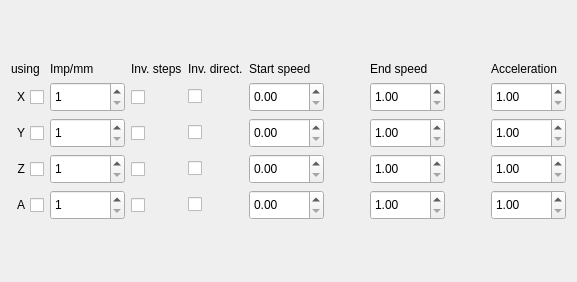
     <widget class="QWidget" name="tab2">
      <attribute name="title">
       <string>Speed</string>
      </attribute>
      <layout class="QGridLayout" name="gridLayout_6">
       <item row="0" column="0">
        <spacer name="verticalSpacer_2">
         <property name="orientation">
          <enum>Qt::Vertical</enum>
         </property>
         <property name="sizeHint" stdset="0">
          <size>
           <width>20</width>
           <height>51</height>
          </size>
         </property>
        </spacer>
       </item>
       <item row="3" column="0">
        <spacer name="verticalSpacer">
         <property name="orientation">
          <enum>Qt::Vertical</enum>
         </property>
         <property name="sizeHint" stdset="0">
          <size>
           <width>20</width>
           <height>51</height>
          </size>
         </property>
        </spacer>
       </item>
       <item row="1" column="0">
        <layout class="QGridLayout" name="gridLayout_5" columnstretch="0,0,0,0,0,0,0,0,0,0,0">
         <item row="1" column="0">
          <widget class="QCheckBox" name="checkUseX">
           <property name="layoutDirection">
            <enum>Qt::RightToLeft</enum>
           </property>
           <property name="text">
            <string>X</string>
           </property>
          </widget>
         </item>
         <item row="0" column="10">
          <widget class="QLabel" name="labelAcceleration">
           <property name="text">
            <string>Acceleration</string>
           </property>
           <property name="wordWrap">
            <bool>true</bool>
           </property>
          </widget>
         </item>
         <item row="2" column="6">
          <widget class="QDoubleSpinBox" name="doubleSpinStartY">
           <property name="minimumSize">
            <size>
             <width>75</width>
             <height>30</height>
            </size>
           </property>
           <property name="maximumSize">
            <size>
             <width>100</width>
             <height>35</height>
            </size>
           </property>
           <property name="alignment">
            <set>Qt::AlignLeading|Qt::AlignLeft|Qt::AlignVCenter</set>
           </property>
           <property name="maximum">
            <double>999.990000000000009</double>
           </property>
          </widget>
         </item>
         <item row="2" column="8">
          <widget class="QDoubleSpinBox" name="doubleSpinEndY">
           <property name="minimumSize">
            <size>
             <width>75</width>
             <height>30</height>
            </size>
           </property>
           <property name="maximumSize">
            <size>
             <width>100</width>
             <height>35</height>
            </size>
           </property>
           <property name="alignment">
            <set>Qt::AlignLeading|Qt::AlignLeft|Qt::AlignVCenter</set>
           </property>
           <property name="minimum">
            <double>1.000000000000000</double>
           </property>
           <property name="maximum">
            <double>999.990000000000009</double>
           </property>
          </widget>
         </item>
         <item row="1" column="10">
          <widget class="QDoubleSpinBox" name="doubleSpinAccelX">
           <property name="minimumSize">
            <size>
             <width>75</width>
             <height>30</height>
            </size>
           </property>
           <property name="maximumSize">
            <size>
             <width>100</width>
             <height>35</height>
            </size>
           </property>
           <property name="alignment">
            <set>Qt::AlignLeading|Qt::AlignLeft|Qt::AlignVCenter</set>
           </property>
           <property name="minimum">
            <double>1.000000000000000</double>
           </property>
           <property name="maximum">
            <double>599.990000000000009</double>
           </property>
          </widget>
         </item>
         <item row="1" column="7" rowspan="4">
          <spacer name="horizontalSpacer">
           <property name="orientation">
            <enum>Qt::Horizontal</enum>
           </property>
           <property name="sizeHint" stdset="0">
            <size>
             <width>40</width>
             <height>20</height>
            </size>
           </property>
          </spacer>
         </item>
         <item row="1" column="2">
          <widget class="QSpinBox" name="numPulseX">
           <property name="minimumSize">
            <size>
             <width>75</width>
             <height>30</height>
            </size>
           </property>
           <property name="minimum">
            <number>1</number>
           </property>
           <property name="maximum">
            <number>2000</number>
           </property>
          </widget>
         </item>
         <item row="1" column="6">
          <widget class="QDoubleSpinBox" name="doubleSpinStartX">
           <property name="minimumSize">
            <size>
             <width>75</width>
             <height>30</height>
            </size>
           </property>
           <property name="maximumSize">
            <size>
             <width>100</width>
             <height>35</height>
            </size>
           </property>
           <property name="alignment">
            <set>Qt::AlignLeading|Qt::AlignLeft|Qt::AlignVCenter</set>
           </property>
           <property name="maximum">
            <double>999.990000000000009</double>
           </property>
          </widget>
         </item>
         <item row="0" column="6">
          <widget class="QLabel" name="labelStart">
           <property name="text">
            <string>Start speed</string>
           </property>
           <property name="wordWrap">
            <bool>true</bool>
           </property>
          </widget>
         </item>
         <item row="0" column="8">
          <widget class="QLabel" name="labelEnd">
           <property name="text">
            <string>End speed</string>
           </property>
           <property name="wordWrap">
            <bool>true</bool>
           </property>
          </widget>
         </item>
         <item row="1" column="8">
          <widget class="QDoubleSpinBox" name="doubleSpinEndX">
           <property name="minimumSize">
            <size>
             <width>75</width>
             <height>30</height>
            </size>
           </property>
           <property name="maximumSize">
            <size>
             <width>100</width>
             <height>35</height>
            </size>
           </property>
           <property name="alignment">
            <set>Qt::AlignLeading|Qt::AlignLeft|Qt::AlignVCenter</set>
           </property>
           <property name="minimum">
            <double>1.000000000000000</double>
           </property>
           <property name="maximum">
            <double>999.990000000000009</double>
           </property>
          </widget>
         </item>
         <item row="2" column="10">
          <widget class="QDoubleSpinBox" name="doubleSpinAccelY">
           <property name="minimumSize">
            <size>
             <width>75</width>
             <height>30</height>
            </size>
           </property>
           <property name="maximumSize">
            <size>
             <width>100</width>
             <height>35</height>
            </size>
           </property>
           <property name="alignment">
            <set>Qt::AlignLeading|Qt::AlignLeft|Qt::AlignVCenter</set>
           </property>
           <property name="minimum">
            <double>1.000000000000000</double>
           </property>
           <property name="maximum">
            <double>599.990000000000009</double>
           </property>
          </widget>
         </item>
         <item row="3" column="6">
          <widget class="QDoubleSpinBox" name="doubleSpinStartZ">
           <property name="minimumSize">
            <size>
             <width>75</width>
             <height>30</height>
            </size>
           </property>
           <property name="maximumSize">
            <size>
             <width>100</width>
             <height>35</height>
            </size>
           </property>
           <property name="alignment">
            <set>Qt::AlignLeading|Qt::AlignLeft|Qt::AlignVCenter</set>
           </property>
           <property name="maximum">
            <double>999.990000000000009</double>
           </property>
          </widget>
         </item>
         <item row="3" column="8">
          <widget class="QDoubleSpinBox" name="doubleSpinEndZ">
           <property name="minimumSize">
            <size>
             <width>75</width>
             <height>30</height>
            </size>
           </property>
           <property name="maximumSize">
            <size>
             <width>100</width>
             <height>35</height>
            </size>
           </property>
           <property name="alignment">
            <set>Qt::AlignLeading|Qt::AlignLeft|Qt::AlignVCenter</set>
           </property>
           <property name="minimum">
            <double>1.000000000000000</double>
           </property>
           <property name="maximum">
            <double>999.990000000000009</double>
           </property>
          </widget>
         </item>
         <item row="3" column="10">
          <widget class="QDoubleSpinBox" name="doubleSpinAccelZ">
           <property name="minimumSize">
            <size>
             <width>75</width>
             <height>30</height>
            </size>
           </property>
           <property name="maximumSize">
            <size>
             <width>100</width>
             <height>35</height>
            </size>
           </property>
           <property name="alignment">
            <set>Qt::AlignLeading|Qt::AlignLeft|Qt::AlignVCenter</set>
           </property>
           <property name="minimum">
            <double>1.000000000000000</double>
           </property>
           <property name="maximum">
            <double>599.990000000000009</double>
           </property>
          </widget>
         </item>
         <item row="4" column="6">
          <widget class="QDoubleSpinBox" name="doubleSpinStartA">
           <property name="minimumSize">
            <size>
             <width>75</width>
             <height>30</height>
            </size>
           </property>
           <property name="maximumSize">
            <size>
             <width>100</width>
             <height>35</height>
            </size>
           </property>
           <property name="alignment">
            <set>Qt::AlignLeading|Qt::AlignLeft|Qt::AlignVCenter</set>
           </property>
           <property name="maximum">
            <double>999.990000000000009</double>
           </property>
          </widget>
         </item>
         <item row="4" column="8">
          <widget class="QDoubleSpinBox" name="doubleSpinEndA">
           <property name="minimumSize">
            <size>
             <width>75</width>
             <height>30</height>
            </size>
           </property>
           <property name="maximumSize">
            <size>
             <width>100</width>
             <height>35</height>
            </size>
           </property>
           <property name="alignment">
            <set>Qt::AlignLeading|Qt::AlignLeft|Qt::AlignVCenter</set>
           </property>
           <property name="minimum">
            <double>1.000000000000000</double>
           </property>
           <property name="maximum">
            <double>999.990000000000009</double>
           </property>
          </widget>
         </item>
         <item row="4" column="10">
          <widget class="QDoubleSpinBox" name="doubleSpinAccelA">
           <property name="minimumSize">
            <size>
             <width>75</width>
             <height>30</height>
            </size>
           </property>
           <property name="maximumSize">
            <size>
             <width>100</width>
             <height>35</height>
            </size>
           </property>
           <property name="alignment">
            <set>Qt::AlignLeading|Qt::AlignLeft|Qt::AlignVCenter</set>
           </property>
           <property name="minimum">
            <double>1.000000000000000</double>
           </property>
           <property name="maximum">
            <double>599.990000000000009</double>
           </property>
          </widget>
         </item>
         <item row="1" column="9" rowspan="4">
          <spacer name="horizontalSpacer_2">
           <property name="orientation">
            <enum>Qt::Horizontal</enum>
           </property>
           <property name="sizeHint" stdset="0">
            <size>
             <width>40</width>
             <height>20</height>
            </size>
           </property>
          </spacer>
         </item>
         <item row="2" column="2">
          <widget class="QSpinBox" name="numPulseY">
           <property name="minimumSize">
            <size>
             <width>75</width>
             <height>30</height>
            </size>
           </property>
           <property name="minimum">
            <number>1</number>
           </property>
           <property name="maximum">
            <number>2000</number>
           </property>
          </widget>
         </item>
         <item row="3" column="2">
          <widget class="QSpinBox" name="numPulseZ">
           <property name="minimumSize">
            <size>
             <width>75</width>
             <height>30</height>
            </size>
           </property>
           <property name="minimum">
            <number>1</number>
           </property>
           <property name="maximum">
            <number>2000</number>
           </property>
          </widget>
         </item>
         <item row="4" column="2">
          <widget class="QSpinBox" name="numPulseA">
           <property name="minimumSize">
            <size>
             <width>75</width>
             <height>30</height>
            </size>
           </property>
           <property name="minimum">
            <number>1</number>
           </property>
           <property name="maximum">
            <number>2000</number>
           </property>
          </widget>
         </item>
         <item row="0" column="2">
          <widget class="QLabel" name="labelImpUnit">
           <property name="text">
            <string>Imp/mm</string>
           </property>
           <property name="wordWrap">
            <bool>true</bool>
           </property>
          </widget>
         </item>
         <item row="3" column="3">
          <widget class="QCheckBox" name="checkInvStepsZ">
           <property name="sizePolicy">
            <sizepolicy hsizetype="Minimum" vsizetype="Minimum">
             <horstretch>0</horstretch>
             <verstretch>0</verstretch>
            </sizepolicy>
           </property>
           <property name="layoutDirection">
            <enum>Qt::LeftToRight</enum>
           </property>
           <property name="text">
            <string/>
           </property>
          </widget>
         </item>
         <item row="2" column="3">
          <widget class="QCheckBox" name="checkInvStepsY">
           <property name="sizePolicy">
            <sizepolicy hsizetype="Minimum" vsizetype="Minimum">
             <horstretch>0</horstretch>
             <verstretch>0</verstretch>
            </sizepolicy>
           </property>
           <property name="layoutDirection">
            <enum>Qt::LeftToRight</enum>
           </property>
           <property name="text">
            <string/>
           </property>
          </widget>
         </item>
         <item row="1" column="3">
          <widget class="QCheckBox" name="checkInvStepsX">
           <property name="sizePolicy">
            <sizepolicy hsizetype="Minimum" vsizetype="Minimum">
             <horstretch>0</horstretch>
             <verstretch>0</verstretch>
            </sizepolicy>
           </property>
           <property name="layoutDirection">
            <enum>Qt::LeftToRight</enum>
           </property>
           <property name="text">
            <string/>
           </property>
          </widget>
         </item>
         <item row="0" column="3">
          <widget class="QLabel" name="labelInvSteps">
           <property name="text">
            <string>Inv. steps</string>
           </property>
           <property name="wordWrap">
            <bool>true</bool>
           </property>
          </widget>
         </item>
         <item row="4" column="3">
          <widget class="QCheckBox" name="checkInvStepsA">
           <property name="sizePolicy">
            <sizepolicy hsizetype="Minimum" vsizetype="Minimum">
             <horstretch>0</horstretch>
             <verstretch>0</verstretch>
            </sizepolicy>
           </property>
           <property name="layoutDirection">
            <enum>Qt::LeftToRight</enum>
           </property>
           <property name="text">
            <string/>
           </property>
          </widget>
         </item>
         <item row="2" column="0">
          <widget class="QCheckBox" name="checkUseY">
           <property name="layoutDirection">
            <enum>Qt::RightToLeft</enum>
           </property>
           <property name="text">
            <string>Y</string>
           </property>
          </widget>
         </item>
         <item row="3" column="0">
          <widget class="QCheckBox" name="checkUseZ">
           <property name="layoutDirection">
            <enum>Qt::RightToLeft</enum>
           </property>
           <property name="text">
            <string>Z</string>
           </property>
          </widget>
         </item>
         <item row="4" column="0">
          <widget class="QCheckBox" name="checkUseA">
           <property name="layoutDirection">
            <enum>Qt::RightToLeft</enum>
           </property>
           <property name="text">
            <string>A</string>
           </property>
          </widget>
         </item>
         <item row="0" column="0">
          <widget class="QLabel" name="labelUse">
           <property name="text">
            <string>using</string>
           </property>
          </widget>
         </item>
         <item row="0" column="4">
          <widget class="QLabel" name="labelSwap">
           <property name="text">
            <string>Inv. direct.</string>
           </property>
          </widget>
         </item>
         <item row="1" column="4">
          <widget class="QCheckBox" name="checkSwapX">
           <property name="text">
            <string/>
           </property>
          </widget>
         </item>
         <item row="2" column="4">
          <widget class="QCheckBox" name="checkSwapY">
           <property name="text">
            <string/>
           </property>
          </widget>
         </item>
         <item row="3" column="4">
          <widget class="QCheckBox" name="checkSwapZ">
           <property name="text">
            <string/>
           </property>
          </widget>
         </item>
         <item row="4" column="4">
          <widget class="QCheckBox" name="checkSwapA">
           <property name="text">
            <string/>
           </property>
          </widget>
         </item>
        </layout>
       </item>
      </layout>
     </widget>
